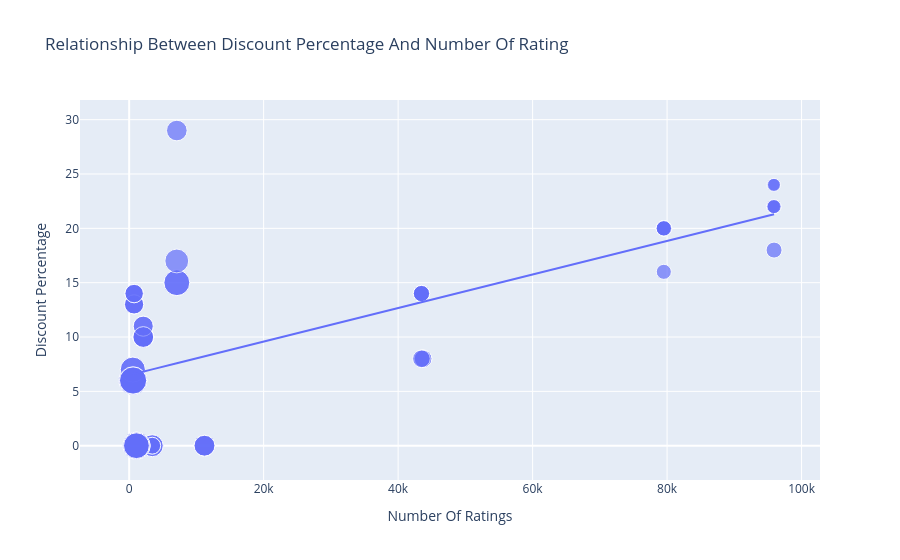

Notebook code cell kept with this figure:
### Markdown cell above
# What is the relationship between the discount percentage and the number of ratings of iPhones on Flipkart?

### Code cell
figure2 = px.scatter(data_frame = df, x = "Number Of Ratings", y = "Discount Percentage", size = "Sale Price", 
                     trendline = "ols", title = "Relationship Between Discount Percentage And Number Of Rating")
figure2.show()

### Figure 1 — Plotly figure (JSON) as saved in the notebook; plotly's stock layout.template omitted (floating-point values rounded to 4 significant figures)
{"data": [{"hovertemplate": "Number Of Ratings=%{x}<br>Discount Percentage=%{y}<br>Sale Price=%{marker.size}<extra></extra>", "legendgroup": "", "marker": {"color": "#636efa", "size": [49900, 84900, 84900, 77000, 77000, 49900, 49900, 77000, 89900, 41999, 39999, 41999, 41999, 41999, 131900, 117100, 131900, 117100, 74999, 117900, 117100, 117900, 99900, 44999, 140900, 130900, 64900, 120900, 59900, 75900, 110900, 130900, 120900, 64900, 64900, 75900, 75900, 120900, 59900, 120900, 75900, 140900, 70900, 70900, 75900, 59900, 110900, 120900, 130900, 130900, 54999, 54999, 29999, 34999, 34999, 34999, 54999, 29999, 46999, 46999, 46999, 46999], "sizemode": "area", "sizeref": 352.2, "symbol": "circle"}, "mode": "markers", "name": "", "orientation": "v", "showlegend": false, "type": "scatter", "x": [3431, 3431, 3431, 11202, 11202, 3431, 3431, 11202, 1454, 79512, 79512, 79582, 79512, 79512, 1078, 1078, 1078, 1078, 7088, 7088, 1078, 7088, 7081, 95909, 542, 580, 740, 545, 740, 2101, 545, 580, 580, 730, 730, 2101, 2101, 580, 740, 580, 2092, 545, 2101, 2092, 2101, 740, 545, 580, 580, 580, 43707, 43707, 95807, 95909, 95807, 95909, 43470, 95909, 43470, 43470, 43470, 43470], "xaxis": "x", "y": [0, 0, 0, 0, 0, 0, 0, 0, 0, 20, 16, 20, 20, 20, 0, 0, 0, 0, 29, 15, 0, 15, 17, 18, 6, 6, 13, 6, 14, 10, 7, 6, 6, 13, 13, 10, 10, 6, 14, 6, 10, 6, 11, 11, 10, 14, 7, 6, 6, 6, 8, 8, 24, 22, 22, 22, 8, 24, 14, 14, 14, 14], "yaxis": "y"}, {"hovertemplate": "<b>OLS trendline</b><br>Discount Percentage = 0.000154292 * Number Of Ratings + 6.49233<br>R<sup>2</sup>=0.468988<br><br>Number Of Ratings=%{x}<br>Discount Percentage=%{y} <b>(trend)</b><extra></extra>", "legendgroup": "", "marker": {"color": "#636efa", "symbol": "circle"}, "mode": "lines", "name": "", "showlegend": false, "type": "scatter", "x": [542, 545, 545, 545, 545, 580, 580, 580, 580, 580, 580, 580, 580, 730, 730, 740, 740, 740, 740, 1078, 1078, 1078, 1078, 1078, 1454, 2092, 2092, 2101, 2101, 2101, 2101, 2101, 3431, 3431, 3431, 3431, 3431, 7081, 7088, 7088, 7088, 11202, 11202, 11202, 43470, 43470, 43470, 43470, 43470, 43707, 43707, 79512, 79512, 79512, 79512, 79582, 95807, 95807, 95909, 95909, 95909, 95909], "xaxis": "x", "y": [6.576, 6.576, 6.576, 6.576, 6.576, 6.582, 6.582, 6.582, 6.582, 6.582, 6.582, 6.582, 6.582, 6.605, 6.605, 6.607, 6.607, 6.607, 6.607, 6.659, 6.659, 6.659, 6.659, 6.659, 6.717, 6.815, 6.815, 6.816, 6.816, 6.816, 6.816, 6.816, 7.022, 7.022, 7.022, 7.022, 7.022, 7.585, 7.586, 7.586, 7.586, 8.221, 8.221, 8.221, 13.2, 13.2, 13.2, 13.2, 13.2, 13.24, 13.24, 18.76, 18.76, 18.76, 18.76, 18.77, 21.27, 21.27, 21.29, 21.29, 21.29, 21.29], "yaxis": "y"}], "layout": {"autosize": true, "legend": {"itemsizing": "constant", "tracegroupgap": 0}, "title": {"text": "Relationship Between Discount Percentage And Number Of Rating"}, "xaxis": {"anchor": "y", "autorange": true, "domain": [0, 1], "range": [-6743.0, 102400.0], "title": {"text": "Number Of Ratings"}, "type": "linear"}, "yaxis": {"anchor": "x", "autorange": true, "domain": [0, 1], "range": [-5.213, 33.41], "title": {"text": "Discount Percentage"}, "type": "linear"}}}
